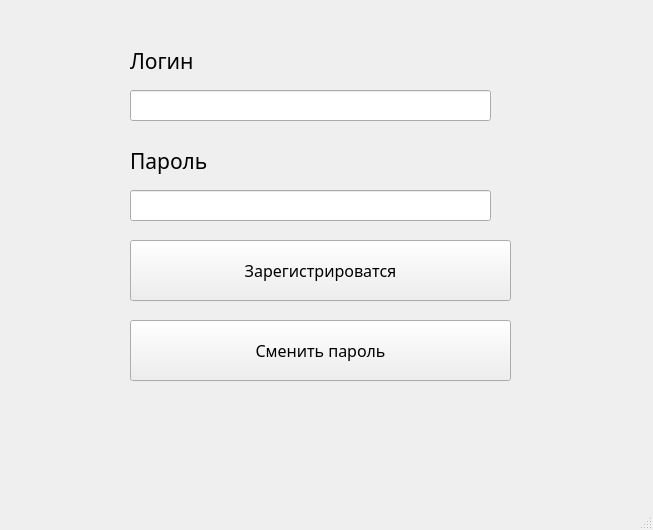
<?xml version="1.0" encoding="UTF-8"?>
<ui version="4.0">
 <class>MainWindow</class>
 <widget class="QMainWindow" name="MainWindow">
  <property name="geometry">
   <rect>
    <x>0</x>
    <y>0</y>
    <width>653</width>
    <height>530</height>
   </rect>
  </property>
  <property name="windowTitle">
   <string>Регистрация</string>
  </property>
  <widget class="QWidget" name="centralwidget">
   <widget class="QLabel" name="outputtext">
    <property name="geometry">
     <rect>
      <x>120</x>
      <y>400</y>
      <width>401</width>
      <height>71</height>
     </rect>
    </property>
    <property name="font">
     <font>
      <pointsize>11</pointsize>
     </font>
    </property>
    <property name="text">
     <string/>
    </property>
   </widget>
   <widget class="QPushButton" name="registrationbutton">
    <property name="geometry">
     <rect>
      <x>130</x>
      <y>240</y>
      <width>381</width>
      <height>61</height>
     </rect>
    </property>
    <property name="font">
     <font>
      <family>Perpetua Titling MT</family>
      <pointsize>12</pointsize>
     </font>
    </property>
    <property name="text">
     <string>Зарегистрироватся</string>
    </property>
   </widget>
   <widget class="QLabel" name="labelpassword">
    <property name="geometry">
     <rect>
      <x>130</x>
      <y>140</y>
      <width>361</width>
      <height>41</height>
     </rect>
    </property>
    <property name="font">
     <font>
      <family>MS Reference Sans Serif</family>
      <pointsize>16</pointsize>
     </font>
    </property>
    <property name="text">
     <string>Пароль</string>
    </property>
   </widget>
   <widget class="QLabel" name="labellogin">
    <property name="geometry">
     <rect>
      <x>130</x>
      <y>40</y>
      <width>361</width>
      <height>41</height>
     </rect>
    </property>
    <property name="font">
     <font>
      <family>MS Reference Sans Serif</family>
      <pointsize>16</pointsize>
     </font>
    </property>
    <property name="text">
     <string>Логин</string>
    </property>
   </widget>
   <widget class="QLineEdit" name="linepassword">
    <property name="geometry">
     <rect>
      <x>130</x>
      <y>190</y>
      <width>361</width>
      <height>31</height>
     </rect>
    </property>
   </widget>
   <widget class="QLineEdit" name="linelogin">
    <property name="geometry">
     <rect>
      <x>130</x>
      <y>90</y>
      <width>361</width>
      <height>31</height>
     </rect>
    </property>
   </widget>
   <widget class="QPushButton" name="changebutton">
    <property name="geometry">
     <rect>
      <x>130</x>
      <y>320</y>
      <width>381</width>
      <height>61</height>
     </rect>
    </property>
    <property name="font">
     <font>
      <family>Perpetua Titling MT</family>
      <pointsize>12</pointsize>
     </font>
    </property>
    <property name="text">
     <string>Сменить пароль</string>
    </property>
   </widget>
  </widget>
  <widget class="QStatusBar" name="statusbar"/>
 </widget>
 <resources/>
 <connections/>
</ui>
